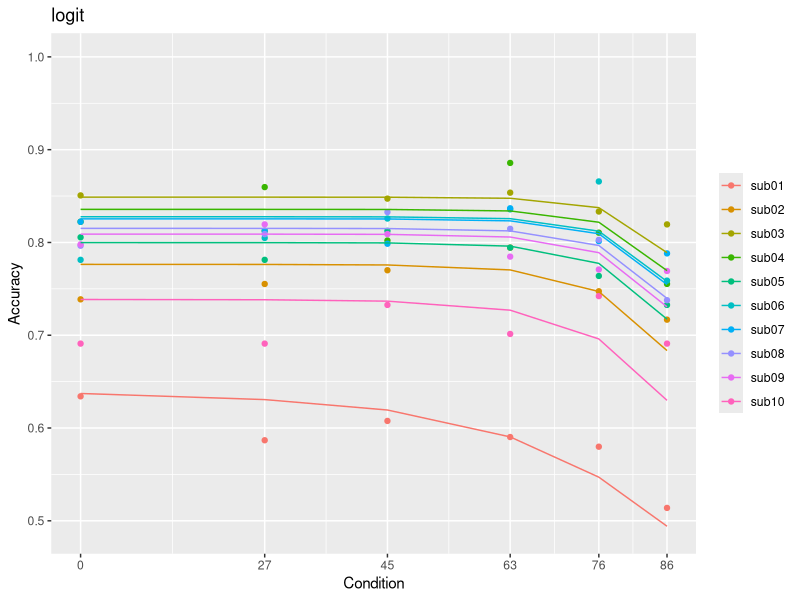

Here is the R script that generated this plot:
#+ message = F
library(magrittr)
library(dplyr)
library(tidyr)
library(ggplot2)
library(data.table)
library(evd)


#'# data loading
dat <- fread("exp1_data_behavior.csv", sep = ",", header = T)
dat <- na.omit(dat)


#'# functions
fit_logit <- function(d) {
    guess <- 0.5
    fit <- suppressWarnings(optim(par = guess, fn = deviance, gr = NULL, method = "L-BFGS-B", d = d,
                                  upper = 20,
                                  control = list("maxit" = 100000)))
    est <- data.frame(sH = fit$par[1], w = 0, dev = fit$value)
    return(est)
}

deviance <- function(x, d) {
    val3 <- d$val3
    
    sH <- x[1]
    w <- 0
    
    Vcu <- as.data.frame(cbind(100, 90, val3))/100
    colnames(Vcu) <- c("V1", "V2", "V3")
    Vcu <- mutate(Vcu, sumVcu = V1 + V2 + V3)
    Vcu <- mutate(Vcu, normalizer = sH + w * sumVcu)
    M <- Vcu[, 1:3]/Vcu$normalizer
    
    M <- mutate(M, P = ifelse(V3 == 0, exp(V1) / (exp(V1) + exp(V2)), 
                              exp(V1) / (exp(V1) + exp(V2) + exp(V3))))
    
    M <- mutate(M, P = ifelse(P < .01, .01, P)) #adjustments to avoid punishing models too much for very unlikely predictions
    M <- mutate(M, P = ifelse(P > .99, .99, P)) #adjustments to avoid punishing models too much for very unlikely predictions
    M$corr <- d$corr
    
    dev <- -2 * sum(M$corr * log(M$P) + (1 - M$corr) * log(1 - M$P))
    return(dev)
}


#'# individual fittings
fits <- c()

for (sub in unique(dat$subj)) {
    d <- subset(dat, dat$subj == sub)
    f <- tryCatch(fit_logit(d), error = function(e){f = cbind(NA, NA, NA)}) 
    colnames(f) <- c("sH", "w", "dev")
    fits <- try(rbind(fits, cbind(f, sub)))
    fits <- na.omit(fits)
    fits$sH <- as.numeric(fits$sH)
    fits$w <- as.numeric(fits$w)
    fits$dev <- as.numeric(fits$dev)
}


#'# visualization 
prediction <- c()

for (subj in unique(fits$sub)) {
    f <- subset(fits, fits$sub == subj)
    
    n1 <- exp(1 / (f[1] + f[2] * 1.90)) + exp(0.9 / (f[1] + f[2] * 1.90))
    n2 <- exp(1 / (f[1] + f[2] * 2.17)) + exp(0.9 / (f[1] + f[2] * 2.17)) + exp(0.27 / (f[1] + f[2] * 2.17))
    n3 <- exp(1 / (f[1] + f[2] * 2.35)) + exp(0.9 / (f[1] + f[2] * 2.35)) + exp(0.45 / (f[1] + f[2] * 2.35))
    n4 <- exp(1 / (f[1] + f[2] * 2.53)) + exp(0.9 / (f[1] + f[2] * 2.53)) + exp(0.63 / (f[1] + f[2] * 2.53))
    n5 <- exp(1 / (f[1] + f[2] * 2.66)) + exp(0.9 / (f[1] + f[2] * 2.66)) + exp(0.76 / (f[1] + f[2] * 2.66))
    n6 <- exp(1 / (f[1] + f[2] * 2.76)) + exp(0.9 / (f[1] + f[2] * 2.76)) + exp(0.86 / (f[1] + f[2] * 2.76))           
    
    # softmax transformation                                                                      
    pred <- c(
        exp(1 / (f[1] + f[2] * 1.90)) / n1,
        exp(1 / (f[1] + f[2] * 2.17)) / n2,
        exp(1 / (f[1] + f[2] * 2.35)) / n3,
        exp(1 / (f[1] + f[2] * 2.53)) / n4,
        exp(1 / (f[1] + f[2] * 2.66)) / n5,
        exp(1 / (f[1] + f[2] * 2.76)) / n6)
    
    pred <- as.numeric(pred)
    pred <- as.data.frame(pred)
    pred$id <- subj
    pred$condition <- c(0, 27, 45, 63, 76, 86)
    prediction <- rbind(prediction, pred)
    
}


#'# accuracy
dat %>%
    group_by(subj, val3) %>%
    summarise(Accuracy = mean(corr)) -> acc

acc <- subset(acc, acc$subj %in% unique(fits$sub))
acc$pred <- prediction$pred

logit <- ggplot(acc) + geom_point(aes(x = val3, y = Accuracy, color = subj)) +
    geom_line(mapping = aes(x = val3, y = pred, color = subj)) + ylim(0.49, 1) + xlab("Condition") + 
    scale_x_continuous(breaks = c(0, 27, 45, 63, 76, 86)) +
    ggtitle("logit")  + guides(color = guide_legend(title = NULL))
logit

fits_logit <- fits
fits_logit <- mutate(fits_logit, aic = dev + 2)
